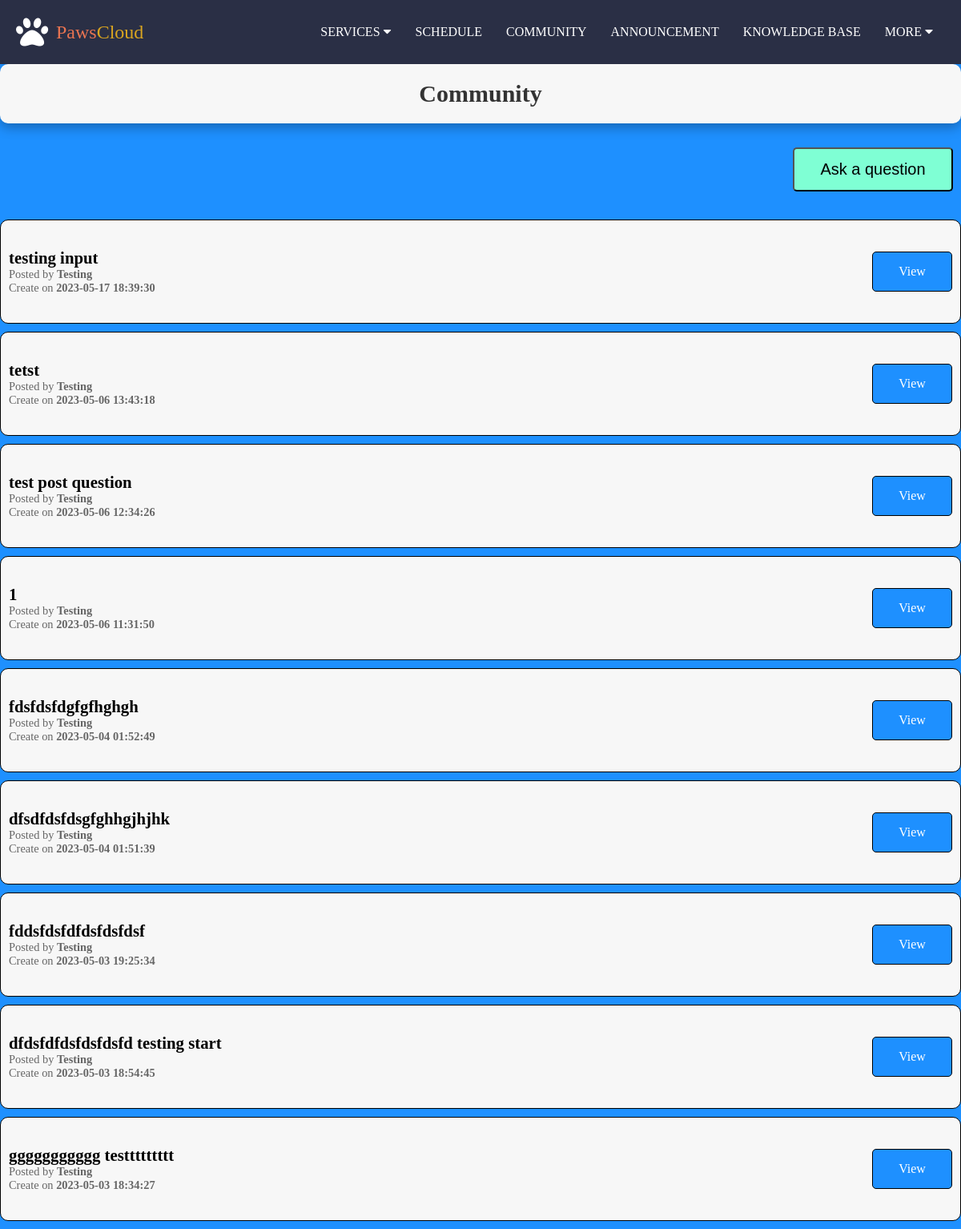
/Customer/forum.php (signed in), run on the app's committed database.
### tables this page shows
CREATE TABLE `post` (
  `postid` int(5) NOT NULL,
  `content` text DEFAULT NULL,
  `customerid` int(5) DEFAULT NULL,
  `datetime` datetime DEFAULT NULL
);

CREATE TABLE `customer` (
  `customerid` int(5) NOT NULL,
  `fullname` varchar(50) NOT NULL,
  `email` varchar(50) NOT NULL,
  `noph` varchar(13) NOT NULL,
  `noic` varchar(14) NOT NULL,
  `password` varchar(50) NOT NULL,
  `status` varchar(10) NOT NULL
);

### Customer/forum.php (the view, shortened to what this page needs)
<?php
include 'condb.php';
?>
<!DOCTYPE html>
<html lang="en">
<head>
    <link rel="stylesheet" href="../assets/css/customer/style.css">
</head>
<body>
    <?php include 'homenav.php'; ?>
    <div class="forum-title">
        <h1>Community</h1>
    </div>
    <div class="btn-container">
        <div class="right-top-button">
            <a href="startconversation.php"><button>Ask a question</button></a>
        </div>
    </div>
    <?php
    $sql = "SELECT post.*, customer.fullname from post join customer on customer.customerid = post.customerid order by datetime desc";
    $result = mysqli_query($con, $sql);
    while ($row = mysqli_fetch_assoc($result)){
    ?>
    <div class="article-container">
        <div>
            <div class="title"><?php echo $row['content']; ?></div>
            <div class="type"><p>Posted by <strong><?php echo $row['fullname']; ?></strong></p></div>
            <div class="type"><p>Create on <strong><?php echo $row['datetime']; ?></strong></p></div>
        </div>
        <a href="viewconversation.php?postid=<?php echo $row['postid']; ?>" class="view-btn">View</a>
    </div>
    <?php
    }
    ?>
</body>
</html>

### assets/css/customer/style.css (style rules this page uses)
body { padding-top: 80px; background-color: #1E90FF ; }

### assets/css/customer/nav.css (style rules this page uses)
* { margin: 0; padding: 0; box-sizing: border-box; }

### Customer/forum.php (style rules this page uses)
.article-container { display: flex; position: relative; justify-content: space-between; align-items: center; margin: 0 auto 10px auto; padding: 10px; border: 1.7px solid black; border-radius: 10px; background-color: #f7f7f7; max-width: 1300px; height: 130px; }
.view-btn { position: absolute; right: 0; width: 100px; height: 50px; margin-right: 10px; background-color: #1E90FF; color: white; font-size: 16px; border-radius: 5px; border: 1.7px solid black; text-align: center; text-decoration: none; display: flex; justify-content: center; align-items: center; }
.title { font-size: 1.3em; font-weight: bold; }
.type { font-size: 0.9em; color: #666; }
.forum-title { background-color: #f7f7f7; border-radius: 10px; box-shadow: 0 5px 15px rgba(0,0,0,0.3); padding: 20px; margin-bottom: 20px; }
.forum-title h1 { color: #333; font-size: 30px; margin: 0; display: flex; align-items: center; justify-content: center; }
.btn-container { height: 100px; width: 100%; }
.right-top-button { float: right; margin: 10px 10px 0px 0px; }
.right-top-button button { width: 200px; height: 55px; background-color: aquamarine; font-size: 20px; border-radius: 5px; transition: all 0.3s ease-in-out; }

### data on the page
post: content "testing input", customerid.fullname "Testing", datetime "2023-05-17 18:39:30"
post: content "tetst", customerid.fullname "Testing", datetime "2023-05-06 13:43:18"
post: content "test post question", customerid.fullname "Testing", datetime "2023-05-06 12:34:26"
post: content "1", customerid.fullname "Testing", datetime "2023-05-06 11:31:50"
post: content "fdsfdsfdgfgfhghgh", customerid.fullname "Testing", datetime "2023-05-04 01:52:49"
post: content "dfsdfdsfdsgfghhgjhjhk", customerid.fullname "Testing", datetime "2023-05-04 01:51:39"
post: content "fddsfdsfdfdsfdsfdsf", customerid.fullname "Testing", datetime "2023-05-03 19:25:34"
post: content "dfdsfdfdsfdsfdsfd testing start", customerid.fullname "Testing", datetime "2023-05-03 18:54:45"
post: content "ggggggggggg testtttttttt", customerid.fullname "Testing", datetime "2023-05-03 18:34:27"
